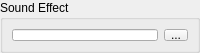
                  <widget class="QWidget" name="pageSkillEscape">
                   <property name="minimumSize">
                    <size>
                     <width>0</width>
                     <height>0</height>
                    </size>
                   </property>
                   <property name="maximumSize">
                    <size>
                     <width>16777215</width>
                     <height>53</height>
                    </size>
                   </property>
                   <layout class="QGridLayout" name="gridLayout_74">
                    <property name="sizeConstraint">
                     <enum>QLayout::SetNoConstraint</enum>
                    </property>
                    <property name="margin">
                     <number>0</number>
                    </property>
                    <item row="0" column="0">
                     <widget class="QGroupBox" name="groupSkillEscapeSoundEffect">
                      <property name="maximumSize">
                       <size>
                        <width>16777215</width>
                        <height>55</height>
                       </size>
                      </property>
                      <property name="title">
                       <string>Sound Effect</string>
                      </property>
                      <layout class="QGridLayout" name="gridLayout_73">
                       <item row="0" column="0">
                        <widget class="QLineEdit" name="lineSkillEscapeSoundEffect">
                         <property name="readOnly">
                          <bool>true</bool>
                         </property>
                        </widget>
                       </item>
                       <item row="0" column="1">
                        <widget class="QToolButton" name="toolSkillEscapeSelectSound">
                         <property name="text">
                          <string>...</string>
                         </property>
                        </widget>
                       </item>
                      </layout>
                     </widget>
                    </item>
                   </layout>
                  </widget>
